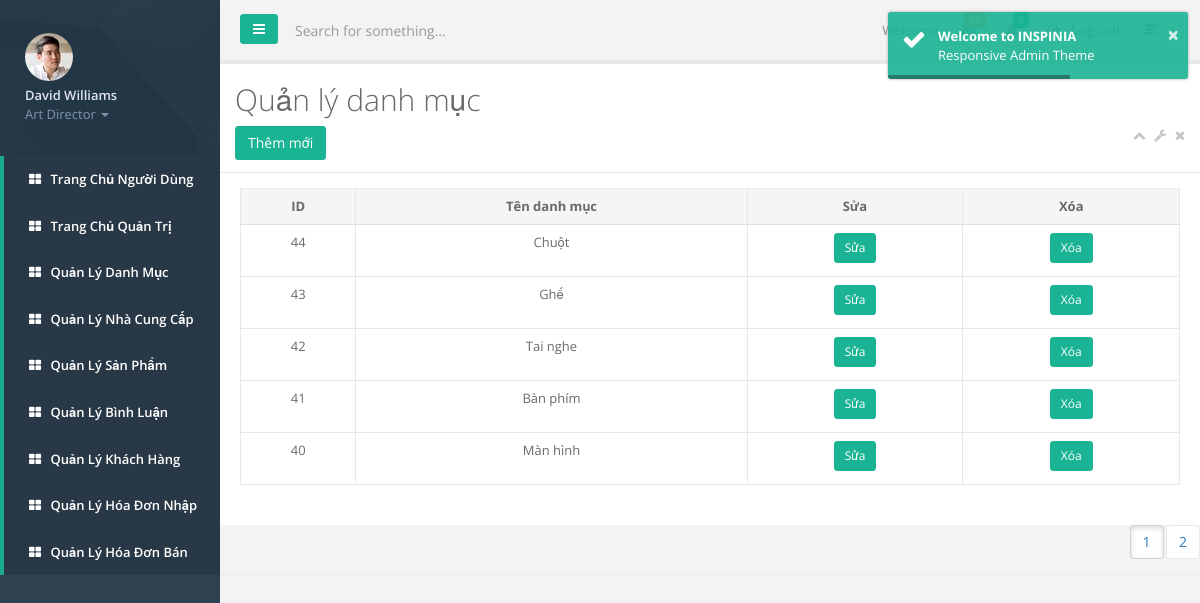
Page /quantri/quantri.php?page_layout=dmsp (signed in) on the committed database.
### tables this page shows
CREATE TABLE `loaisp` (
  `maloai` int(11) NOT NULL,
  `tenloai` varchar(50) NOT NULL
);

### quantri/dmsp.php (the view, shortened to what this page needs)
<?php
include_once './connect.php';
if(isset($_GET['page'])){
    $page=$_GET['page'];
}
else{
    $page=1;
}
$rowpage=5;
$row=$page*$rowpage-$rowpage;
$numrow=mysqli_num_rows(mysqli_query($link,"select * from loaisp"));
$totalpage=ceil($numrow/$rowpage);
$listpage="";
for ($i=1; $i<=$totalpage ; $i++) {
    if($page==$i){
        $listpage.=' <li class="btn btn-white  active"><a href="quantri.php?page_layout=dmsp&page='.$i.'">'.$i.'</a></li>';
    }
    else{
        $listpage.=' <li class="btn btn-white "><a href="quantri.php?page_layout=dmsp&page='.$i.'">'.$i.'</a></li>';
    }
}
?>
    <div class="row">
                <div class="col-lg-12">
                    <div class="ibox float-e-margins">
                        <div class="ibox-title">
                            <h1>Quản lý danh mục</h1>
                            <td><a href="quantri.php?page_layout=themdm"><button type="button" class="btn btn-primary ">Thêm mới</button></a></td>
                            <div class="ibox-tools">
                                <a class="collapse-link">
                                    <i class="fa fa-chevron-up"></i>
                                </a>
                                <a class="dropdown-toggle" data-toggle="dropdown" href="#">
                                    <i class="fa fa-wrench"></i>
                                </a>
                                <a class="close-link">
                                    <i class="fa fa-times"></i>
                                </a>
                            </div>
                        </div>
                        <div class="ibox-content">
                            <table class="table table-bordered">
                                <thead>
                                <tr>
                                    <th>ID</th>
                                    <th>Tên danh mục</th>
                                    <th>Sửa</th>
                                    <th>Xóa</th>
                                </tr>
                                </thead>
                                <tbody>
                                <tr>
                                    <?php
                                    $sql="select * from loaisp order by maloai desc limit $row,$rowpage";
                                    $result=mysqli_query($link,$sql);
                                    while($row=mysqli_fetch_assoc($result)){
                                    ?>
                                    <td><?php echo $row['maloai']?></td>
                                    <td><?php echo $row['tenloai']?></td>
                                    <td><a   href="quantri.php?page_layout=suadm&maloai=<?php echo $row['maloai']?>"><button type="button" class="btn btn-primary btn-sm">Sửa</button></a></td>
                                    <td><a onclick="return xoa();" href="xoadm.php?maloai=<?php echo $row['maloai']?>"><button type="button" class="btn btn-primary btn-sm">Xóa</button></a></td>
                                </tr>
                                <?php
                                    }
                                    ?>
                                </tbody>
                            </table>
                        </div>
                        <div class="btn-group" style="float: right;">
                                    <ul>
                                <?php
                                echo $listpage;
                                ?>
                                    </ul>
            </div>
                    </div>
                </div>
            </div>

### quantri/dmsp.php (style rules this page uses)
th,td { text-align: center; }

### rows in the picture
loaisp: maloai "44", tenloai "Chuột"
loaisp: maloai "43", tenloai "Ghế"
loaisp: maloai "42", tenloai "Tai nghe"
loaisp: maloai "41", tenloai "Bàn phím"
loaisp: maloai "40", tenloai "Màn hình"
